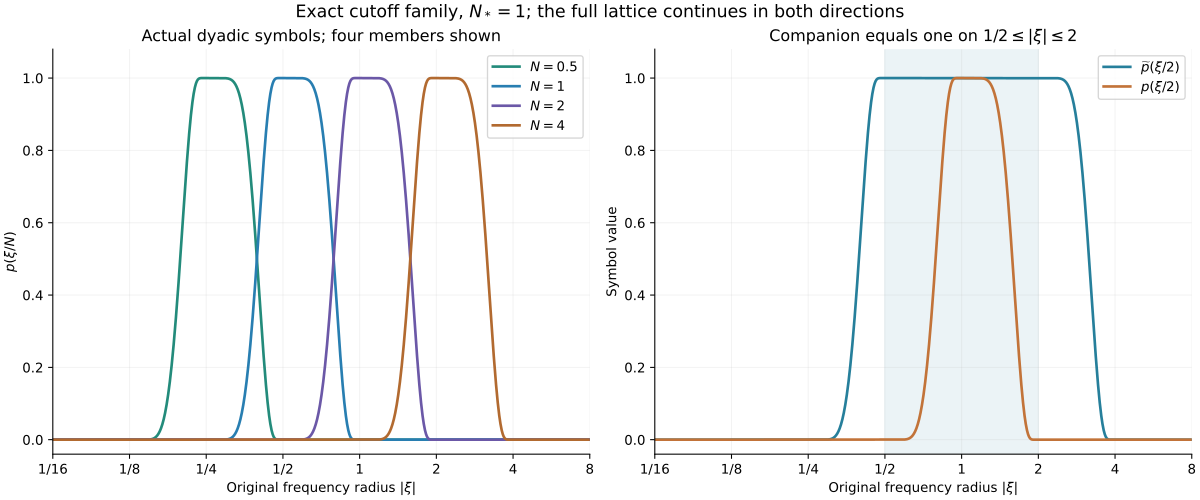

The script that saved this image:
"""Exact radial symbols from NS-FLUID-12 equations 3.1–3.3."""
from pathlib import Path
import numpy as np
import matplotlib
matplotlib.use('Agg')
import matplotlib.pyplot as plt
ROOT=Path(__file__).resolve().parent
def b(s):
 s=np.asarray(s);out=np.zeros_like(s);inside=s>0
 out[inside]=np.exp(-1/s[inside]);return out
def phi(r):
 s=r*r;left=b(1-s);right=b(s-.25)
 return left/(left+right)
def p(r):return phi(r)-phi(2*r)
def companion(r):return phi(r/2)-phi(4*r)
radius=np.geomspace(.04,10,4000)
fig,axes=plt.subplots(1,2,figsize=(12.5,5.2),layout='constrained')
for N,col in zip([.5,1,2,4],['#238b7b','#287eb1','#6b58a7','#b26a30']):
 axes[0].plot(radius,p(radius/N),label=fr'$N={N:g}$',color=col,lw=2)
axes[0].set(title='Actual dyadic symbols; four members shown',xlabel=r'Original frequency radius $|\xi|$',ylabel=r'$p(\xi/N)$')
axes[0].legend()
N=2.
axes[1].plot(radius,companion(radius/N),color='#267f9b',lw=2,label=r'$\widetilde p(\xi/2)$')
axes[1].plot(radius,p(radius/N),color='#c27339',lw=2,label=r'$p(\xi/2)$')
axes[1].axvspan(N/4,N,color='#267f9b',alpha=.09)
axes[1].set(title=r'Companion equals one on $1/2\leq|\xi|\leq2$',xlabel=r'Original frequency radius $|\xi|$',ylabel='Symbol value')
axes[1].legend()
for ax in axes:
 ax.set_xscale('log',base=2);ax.set_xlim(.0625,8);ax.set_ylim(-.04,1.08)
 ax.set_xticks([.0625,.125,.25,.5,1,2,4,8],['1/16','1/8','1/4','1/2','1','2','4','8'])
 ax.grid(alpha=.16);ax.spines[['top','right']].set_visible(False)
fig.suptitle(r'Exact cutoff family, $N_*=1$; the full lattice continues in both directions',fontsize=13)
fig.savefig(ROOT/'total-speed-frequency-supports.png',dpi=170)
fig.savefig(ROOT/'total-speed-frequency-supports.svg')
print('Saved exact radial symbols and companion plateau.')
